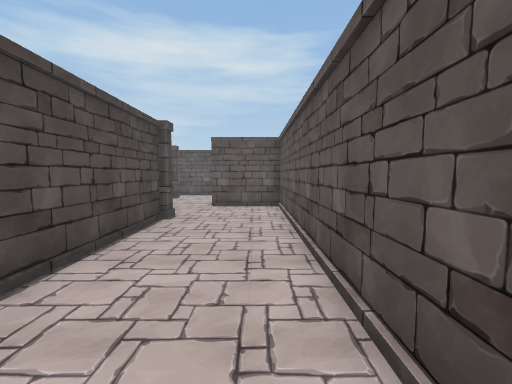
view 1 (above)

12 first-person views from a walk through a scene from a Unity 3-D project. The camera is 1.4 m above the floor, tilts 4° down and sees 90° across. The floor is counted in squares, 1 m on a side. Each view is taken from the middle of a square. On the plan, view 1 faces up. The plan holds only what a view shows up to about 13 squares ahead; the rest is blank. The place goes on beyond the plan. Door leaves are left out, so doorways stand open. Some surface patterns are stand-ins.

view 2
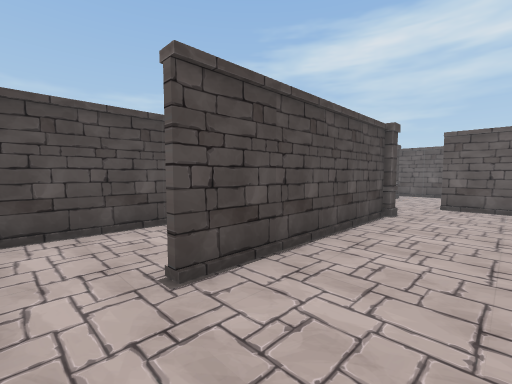

view 3
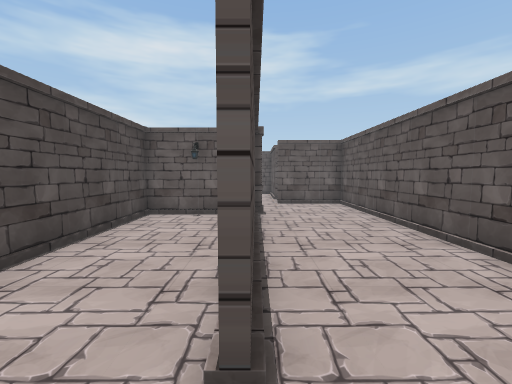

view 4
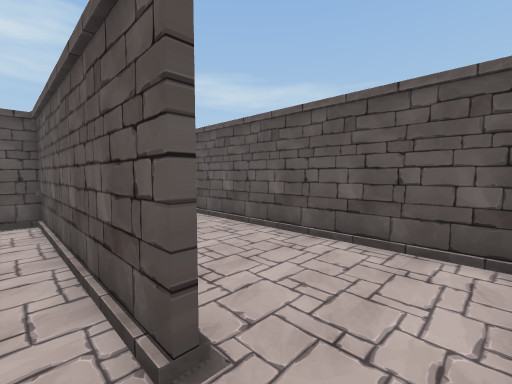

view 5
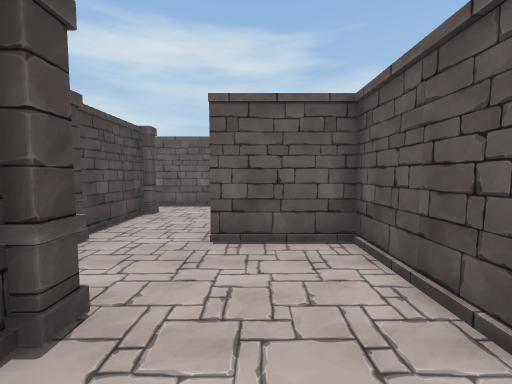

view 6
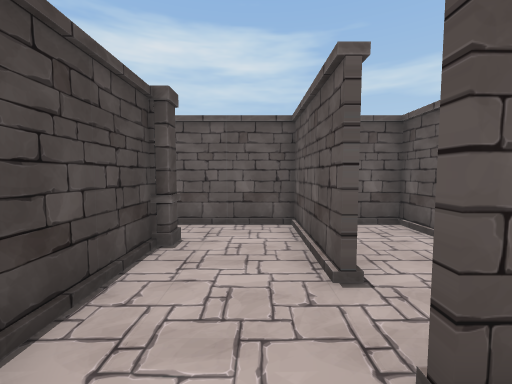

view 7
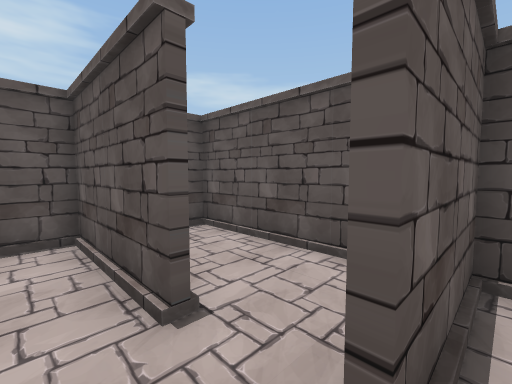

view 8
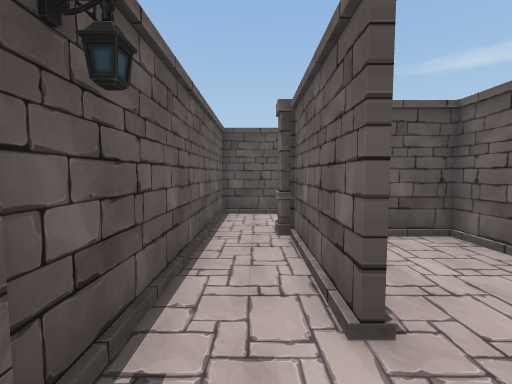

view 9
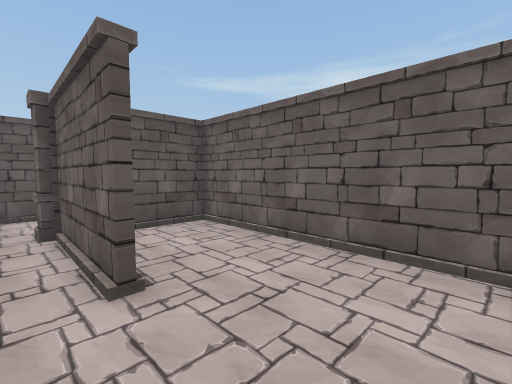

view 10
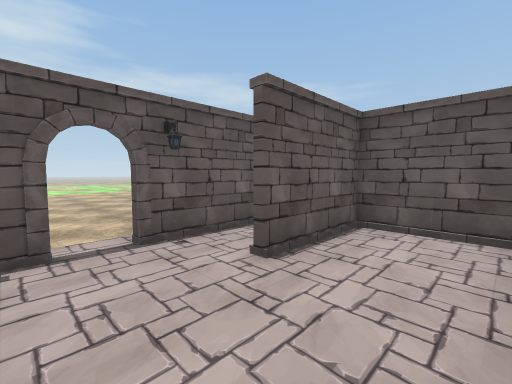

view 11
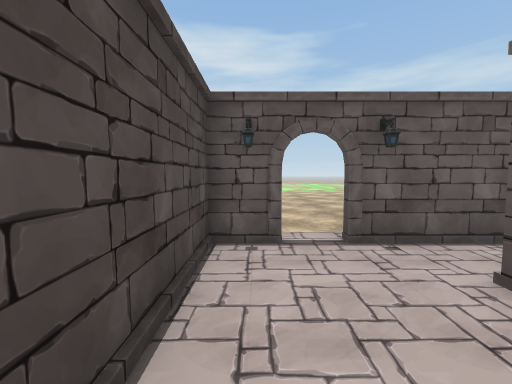

view 12
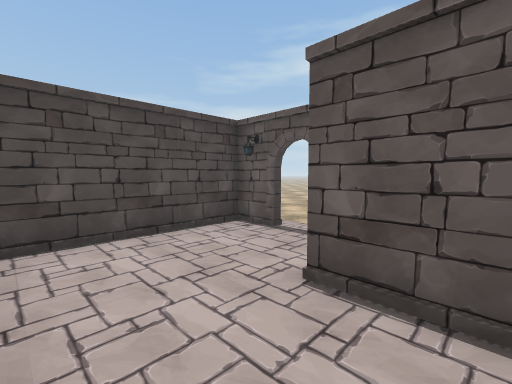

### Floor plan
Ten units are one square. View 1 is at (0, 0); x grows to the right and y downward. Boxes are objects, and circles mark ways between rooms. Rooms are numbered by the first view taken in them; rooms with no view inside come last. Other rooms are left out.
<svg viewBox="-135 -177 151 193">
<path fill="none" stroke="#000" d="M-30 -75 -30 -5M-19 -131 -19 -172 -86 -172M11 -129 11 -172 -1 -172M-50 -145 -50 -119M-90 -151 -55 -151M11 11 11 -113 -20 -113M-32 -5 -32 -75M-68 -75 -68 11M-35 -80 -65 -80M-86 -172 -101 -172M-55 -149 -90 -149M-121 -115 -55 -115M-114 -172 -130 -172 -130 -119M-52 -115 -52 -145"/>
<rect x="-55" y="-115" width="10" height="10" fill="#bbb"><title>pillar</title></rect>
<rect x="-55" y="-155" width="10" height="10" fill="#bbb"><title>pillar</title></rect>
<rect x="-35" y="-85" width="10" height="10" fill="#bbb"><title>pillar</title></rect>
<circle cx="-30" cy="5" r="3" fill="#2a7"/>
<circle cx="-80" cy="-160" r="3" fill="#2a7"/>
<text x="-20" y="-90">1</text>
<text x="-50" y="-30">2</text>
<text x="-90" y="-140">3</text>
</svg>
Room 1 opens to room 2. Room 1 opens to room 3.

Where each view was taken, in squares from view 1:
view 1: 0 up, 0 right, facing up
view 2: 1 down, 0 right, facing up-left
view 3: 1 down, 3 left, facing up
view 4: 1 down, 4 left, facing up-right
view 5: 6 up, 1 left, facing up
view 6: 10 up, 3 left, facing up
view 7: 11 up, 3 left, facing up-right
view 8: 16 up, 11 left, facing right
view 9: 16 up, 12 left, facing down-right
view 10: 12 up, 12 left, facing up-right
view 11: 12 up, 12 left, facing up
view 12: 12 up, 7 left, facing up-left
